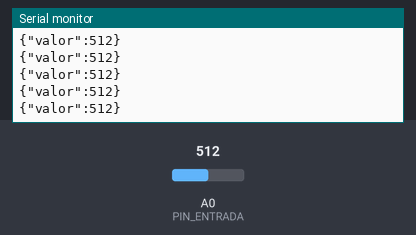
Bench run of a sketch on a simulated Arduino Uno, built with avr-gcc and run on an emulated ATmega328P. Shown: the last lines printed to the serial monitor. The inputs (shaded band) are chosen by the test bench; at power-on: A0 (PIN_ENTRADA) = 512.

Above: at 1.5 s.
1.6 s: A0 (PIN_ENTRADA) set to 716
At 1.61 s:
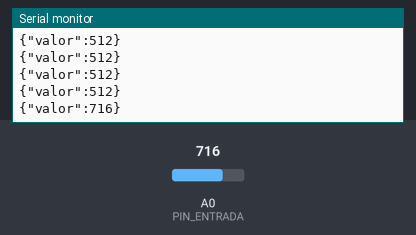
3.1 s: A0 (PIN_ENTRADA) set to 900
At 3.11 s:
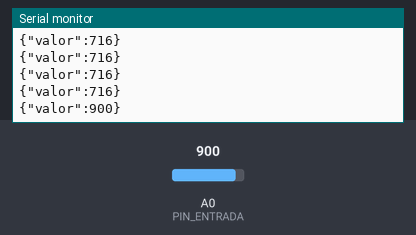
Timing chart, 0 to 6.1 s (numbered marks = the images above; inputs shaded):
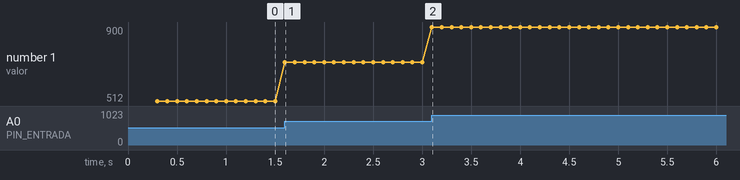

Measured:
- after the input at 1.6 s, the serial monitor: prints a new line at once (image 1)
- after the input at 3.1 s, the serial monitor: prints a new line at once (image 2)
- plotted number 1: 512 → 716 after the input at 1.6 s, 716 → 900 after the input at 3.1 s

The sketch:

pulso_sensor.ino
```cpp
/*
 * pulso_sensor.ino
 * -----------------------------------------------------------------
 * Instrumento biométrico de baja resolución — proyecto "Desnaturalización IA"
 *
 * Lee una señal analógica y la imprime por Serial, una lectura por línea,
 * como JSON: {"valor":517}
 *
 * bridge.js (en ../bridge/) lee esta salida y la publica por MQTT.
 *
 * MODO_ENTRADA:
 *   POTENCIOMETRO  -> modo Wizard of Oz: un potenciómetro o slider físico
 *                     conectado a A0 simula la señal biométrica. Es el punto
 *                     de partida recomendado para este prototipo de baja
 *                     resolución: valida la cadena completa sin depender
 *                     todavía de un sensor fisiológico real.
 *   SENSOR_PULSO   -> sensor de pulso genérico (ej. módulo tipo XD-58C /
 *                     KY-039) conectado a A0. Salida analógica cruda, sin
 *                     procesamiento de la forma de onda: para este nivel de
 *                     resolución basta con capturar la variación relativa.
 *
 * Conexión (ambos modos usan el mismo pin analógico):
 *   Señal -> A0
 *   VCC   -> 5V
 *   GND   -> GND
 */

#define MODO_ENTRADA POTENCIOMETRO // cambiar a SENSOR_PULSO si se usa el sensor real
#define POTENCIOMETRO 0
#define SENSOR_PULSO 1

const int PIN_ENTRADA = A0;
const unsigned long INTERVALO_MS = 100; // ~10 Hz, igual que bridge.js/simulate.js

unsigned long ultimaLectura = 0;

void setup() {
  Serial.begin(9600);
  // Pequeña pausa para que el puerto serie esté listo antes de la primera lectura.
  delay(300);
}

void loop() {
  unsigned long ahora = millis();
  if (ahora - ultimaLectura < INTERVALO_MS) return;
  ultimaLectura = ahora;

  int valor = analogRead(PIN_ENTRADA); // 0-1023

  Serial.print("{\"valor\":");
  Serial.print(valor);
  Serial.println("}");
}
```
